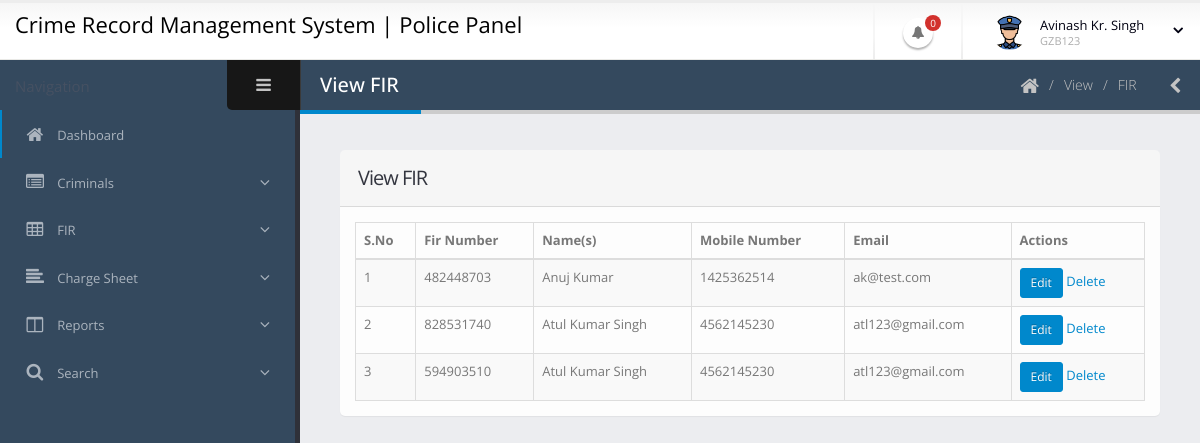
The app's page /crimerms/police/manage-fir.php (signed in) with its own data.
### tables this page shows
CREATE TABLE `tblpolice` (
  `ID` int(10) NOT NULL,
  `PoliceStationId` int(11) DEFAULT NULL,
  `PoliceStationName` varchar(200) DEFAULT NULL,
  `PID` varchar(20) DEFAULT NULL,
  `Name` varchar(200) DEFAULT NULL,
  `MobileNumber` bigint(10) DEFAULT NULL,
  `Email` varchar(200) DEFAULT NULL,
  `Address` mediumtext DEFAULT NULL,
  `Password` varchar(200) DEFAULT NULL,
  `JoiningDate` timestamp NOT NULL DEFAULT current_timestamp()
);

CREATE TABLE `tblfir` (
  `ID` int(10) NOT NULL,
  `FIRNo` varchar(120) DEFAULT NULL,
  `UserID` int(50) DEFAULT NULL,
  `PoliceStationId` int(11) DEFAULT NULL,
  `PoliceStation` varchar(200) DEFAULT NULL,
  `CrimeType` varchar(200) DEFAULT NULL,
  `NameAccused` varchar(200) DEFAULT NULL,
  `NameApplicants` varchar(200) DEFAULT NULL,
  `ParentageApplicant` varchar(200) DEFAULT NULL,
  `ContactNumber` bigint(10) DEFAULT NULL,
  `Address` mediumtext DEFAULT NULL,
  `RelationAccused` varchar(200) DEFAULT NULL,
  `PurposeofFIR` varchar(200) DEFAULT NULL,
  `DateofFIR` timestamp NULL DEFAULT current_timestamp(),
  `Remark` varchar(200) DEFAULT NULL,
  `Status` varchar(50) DEFAULT NULL,
  `RemarkDate` timestamp NULL DEFAULT NULL ON UPDATE current_timestamp(),
  `SectionofLaw` varchar(200) NOT NULL,
  `InvestigationOfficer` varchar(200) NOT NULL,
  `InvestigationDetail` mediumtext NOT NULL,
  `ChargesheetDate` timestamp NULL DEFAULT NULL ON UPDATE current_timestamp()
);

CREATE TABLE `tbluser` (
  `ID` int(10) NOT NULL,
  `FullName` varchar(200) DEFAULT NULL,
  `MobileNumber` bigint(10) DEFAULT NULL,
  `Email` varchar(200) DEFAULT NULL,
  `Password` varchar(200) DEFAULT NULL,
  `RegDate` timestamp NOT NULL DEFAULT current_timestamp()
);

### crimerms/police/manage-fir.php (the view, shortened to what this page needs)
<?php
include('includes/dbconnection.php');
if (strlen($_SESSION['crmspid']==0)) {
  header('location:logout.php');
  } else{
?>
<!doctype html>
<html class="fixed">
	<head>
		<link rel="stylesheet" href="../assets/vendor/bootstrap/css/bootstrap.css" />
		<link rel="stylesheet" href="../assets/vendor/font-awesome/css/font-awesome.css" />
		<link rel="stylesheet" href="../assets/vendor/magnific-popup/magnific-popup.css" />
		<link rel="stylesheet" href="../assets/vendor/bootstrap-datepicker/css/datepicker3.css" />
		<link rel="stylesheet" href="../assets/vendor/select2/select2.css" />
		<link rel="stylesheet" href="../assets/vendor/jquery-datatables-bs3/assets/css/datatables.css" />
		<link rel="stylesheet" href="../assets/stylesheets/theme.css" />
		<link rel="stylesheet" href="../assets/stylesheets/skins/default.css" />
		<link rel="stylesheet" href="../assets/stylesheets/theme-custom.css">
	</head>
	<body>
		<section class="body">
			<?php include_once('includes/header.php');?>
			<div class="inner-wrapper">
				<?php include_once('includes/sidebar.php');?>
				<section role="main" class="content-body">
					<header class="page-header">
						<h2>View FIR</h2>
						<div class="right-wrapper pull-right">
							<ol class="breadcrumbs">
								<li>
									<a href="dashboard.php">
										<i class="fa fa-home"></i>
									</a>
								</li>
								<li><span>View</span></li>
								<li><span>FIR</span></li>
							</ol>
							<a class="sidebar-right-toggle" data-open="sidebar-right"><i class="fa fa-chevron-left"></i></a>
						</div>
					</header>
						<section class="panel">
							<header class="panel-heading">
								<h2 class="panel-title">View FIR</h2>
							</header>
							<div class="panel-body">
								<table class="table table-bordered table-striped mb-none" id="datatable-editable">
									<thead>
										<tr>
											<th>S.No</th>
											<th>Fir Number</th>
											<th>Name(s)</th>
											<th>Mobile Number</th>
											<th>Email</th>
											<th>Actions</th>
										</tr>
									</thead>
									<tbody>
										<?php
$sql="SELECT tbluser.*,tblfir.FIRNo,tblfir.ID from tblfir join tbluser on tblfir.UserID=tbluser.ID";
$query = $dbh -> prepare($sql);
$query->execute();
$results=$query->fetchAll(PDO::FETCH_OBJ);
$cnt=1;
if($query->rowCount() > 0)
{
foreach($results as $row)
{               ?>
										<tr>
											<td><?php echo htmlentities($cnt);?></td>
											<td><?php  echo htmlentities($row->FIRNo);?>
											</td>
											<td><?php  echo htmlentities($row->FullName);?>
											</td>
											<td><?php  echo htmlentities($row->MobileNumber);?></td>
											<td>
												<?php  echo htmlentities($row->Email);?>
											</td>
											<td>
												<a href="view-fir-details-detail.php?editid=<?php echo htmlentities ($row->ID);?>" class="btn btn-primary btn-sm">Edit </a>
												<a href="manage-fir.php?delid=<?php echo ($row->ID);?>" onclick="return confirm('Do you really want to Delete ?');" class="on-default remove-row" class="btn btn-danger btn-sm">Delete</a>
											</td>
										</tr>
									<?php $cnt=$cnt+1;}} ?>
									</tbody>
								</table>
							</div>
						</section>
				</section>
			</div>
		</section>
	</body>
</html><?php }  ?>

### crimerms/police/includes/header.php (shortened to what this page needs)
    <header class="header">
                <div class="logo-container">
                     <a href="dashboard.php" class="logo" style="color:#000; font-size:22px; text-decoration:none;">
                      Crime Record Management System | Police Panel
                    </a>
                </div>
                <div class="header-right">
                    <span class="separator"></span>
                    <ul class="notifications">
                        <li>
                            <?php
$psid=$_SESSION['psid'];
$sql="SELECT * from tblfir  where (Status is null || Status='') and PoliceStationId=:psid ";
$query = $dbh -> prepare($sql);
$query->bindParam(':psid',$psid,PDO::PARAM_STR);
$query->execute();
$newfir=$query->rowCount();
?>
                            <a href="#" class="dropdown-toggle notification-icon" data-toggle="dropdown">
                                <i class="fa fa-bell"></i>
                                <span class="badge"><?php echo $newfir;?></span>
                            </a>
                        </li>
                    </ul>
                    <span class="separator"></span>
                    <div id="userbox" class="userbox">
                        <a href="#" data-toggle="dropdown">
                            <figure class="profile-picture">
                                <img src="../assets/images/police.png" alt="Profile Pic" class="img-circle" data-lock-picture="../assets/images/police.png" />
                            </figure>
                            <div class="profile-info" data-lock-name="John Doe" data-lock-email="johndoe@JSOFT.com">
                                <?php
$pid=$_SESSION['crmspid'];
$sql="SELECT Name,PID   from  tblpolice where ID=:pid";
$query = $dbh -> prepare($sql);
$query->bindParam(':pid',$pid,PDO::PARAM_STR);
$query->execute();
$results=$query->fetchAll(PDO::FETCH_OBJ);
foreach($results as $row)
{               ?>
                                <span class="name"><?php  echo $row->Name;?></span>
                                <span class="role"><?php  echo $row->PID;?></span>
                                <?php } ?>
                            </div>
                            <i class="fa custom-caret"></i>
                        </a>
                    </div>
                </div>
            </header>

### crimerms/police/includes/sidebar.php (shortened to what this page needs)
<aside id="sidebar-left" class="sidebar-left">
        <div class="sidebar-header">
          <div class="sidebar-title">
          </div>
          <div class="sidebar-toggle hidden-xs" data-toggle-class="sidebar-left-collapsed" data-target="html" data-fire-event="sidebar-left-toggle">
            <i class="fa fa-bars" aria-label="Toggle sidebar"></i>
          </div>
        </div>
        <div class="nano">
          <div class="nano-content">
            <nav id="menu" class="nav-main" role="navigation">
              <ul class="nav nav-main">
                <li class="nav-active">
                  <a href="dashboard.php">
                    <i class="fa fa-home" aria-hidden="true"></i>
                    <span>Dashboard</span>
                  </a>
                </li>
                <li class="nav-parent">
                  <a>
                    <i class="fa fa-list-alt" aria-hidden="true"></i>
                    <span>Criminals</span>
                  </a>
                </li>
                <li class="nav-parent">
                  <a>
                    <i class="fa fa-table" aria-hidden="true"></i>
                    <span>FIR</span>
                  </a>
                </li>
                <li class="nav-parent">
                  <a>
                    <i class="fa fa-align-left" aria-hidden="true"></i>
                    <span>Charge Sheet</span>
                  </a>
                </li>
                <li class="nav-parent">
                  <a>
                    <i class="fa fa-columns" aria-hidden="true"></i>
                    <span>Reports</span>
                  </a>
                </li>
               <li class="nav-parent">
                  <a>
                    <i class="fa fa-search" aria-hidden="true"></i>
                    <span>Search</span>
                  </a>
                </li>
              </ul>
            </nav>
          </div>
        </div>
      </aside>

### crimerms/assets/stylesheets/skins/default.css (style rules this page uses)
a, .btn-link { color: #0088cc; }
body .btn-primary { color: #ffffff; text-shadow: 0 -1px 0 rgba(0, 0, 0, 0.25); background-color: #0088cc; border-color: #0088cc; }
.page-header h2 { border-bottom-color: #0088cc; }
ul.nav-main > li.nav-active > a { box-shadow: 2px 0 0 #0088cc inset; }
.notifications .notification-menu:before, .notifications .notification-icon:before { border-bottom-color: #0088cc; }

### records on screen
tblpolice: Name "Avinash Kr. Singh", PID "GZB123"
tblfir: FIRNo "482448703", UserID.FullName "Anuj Kumar", UserID.MobileNumber "1425362514", UserID.Email "ak@test.com"
tblfir: FIRNo "828531740", UserID.FullName "Atul Kumar Singh", UserID.MobileNumber "4562145230", UserID.Email "atl123@gmail.com"
tblfir: FIRNo "594903510", UserID.FullName "Atul Kumar Singh", UserID.MobileNumber "4562145230", UserID.Email "atl123@gmail.com"

### other values on screen
$newfir "0"
